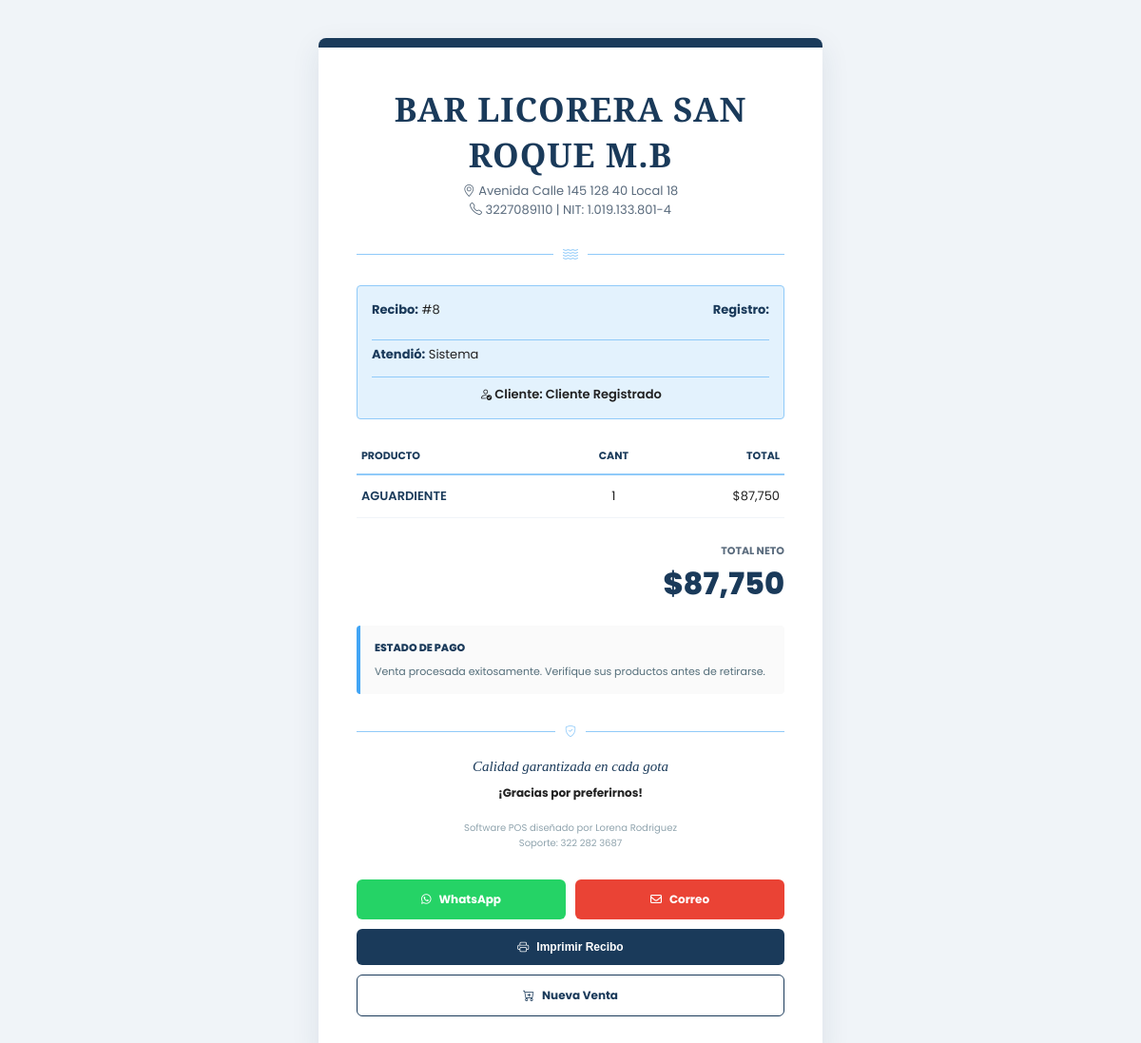
The page /ventas/comprobante/8 (signed in) on the database its author committed.
### models.py (models this page shows)
class Venta(db.Model):
    __tablename__ = 'venta'
    id = db.Column(db.Integer, primary_key=True)
    fecha = db.Column(db.DateTime, default=datetime.utcnow)
    total = db.Column(db.Float)
    usuario_id = db.Column(db.Integer, db.ForeignKey('usuario.id'))
    cliente_id = db.Column(db.Integer, db.ForeignKey('cliente.id'))
    tipo_pago = db.Column(db.String(50))
    detalle_pago = db.Column(db.Text)
    detalles = db.relationship('VentaDetalle', backref='venta', lazy=True)
    vendedor = db.relationship('Usuario', backref='ventas_realizadas', lazy=True)
    comprador = db.relationship('Cliente', backref='compras_realizadas', lazy=True)

class VentaDetalle(db.Model):
    __tablename__ = 'venta_detalle'
    id = db.Column(db.Integer, primary_key=True)
    venta_id = db.Column(db.Integer, db.ForeignKey('venta.id'))
    producto_id = db.Column(db.Integer, db.ForeignKey('producto.id'))
    cantidad = db.Column(db.Integer)
    precio_unitario = db.Column(db.Float)
    subtotal = db.Column(db.Float)
    producto = db.relationship("Producto")

class Producto(db.Model):
    __tablename__ = 'producto'
    id = db.Column(db.Integer, primary_key=True)
    codigo = db.Column(db.String(100), unique=True, nullable=True)
    codigo_barra = db.Column(db.String(100), unique=True, nullable=True)
    nombre = db.Column(db.String(100), nullable=False)
    descripcion = db.Column(db.String(255))
    marca = db.Column(db.String(100))
    cantidad = db.Column(db.Integer, default=0)
    valor_venta = db.Column(db.Float)
    valor_interno = db.Column(db.Float)
    precio_unit = db.Column(db.Float)
    precio_costo = db.Column(db.Float)
    stock_minimo = db.Column(db.Integer, default=5)

### routes/ventas.py (the view)
@ventas_bp.route('/ventas/comprobante/<int:venta_id>')
@login_required
def encomprobante_final(venta_id):
    venta = Venta.query.get_or_404(venta_id)
    detalles = VentaDetalle.query.filter_by(venta_id=venta_id).all()
    cliente = Cliente.query.get(venta.cliente_id)
    return render_template('comprobante.html', venta=venta, detalles=detalles, cliente=cliente)

### utils/time_utils.py (called while the page is built)
def obtener_hora_colombia():
    return datetime.now(TIMEZONE_CO)

### templates/comprobante.html (shortened to what this page needs)
<!DOCTYPE html>
<html lang="es">
<head>
    <link href="https://cdn.jsdelivr.net/npm/bootstrap-icons@1.10.5/font/bootstrap-icons.css" rel="stylesheet">
    <link rel="stylesheet" href="https://cdnjs.cloudflare.com/ajax/libs/font-awesome/6.0.0-beta3/css/all.min.css">
</head>
<body class="{% if es_pdf %}pdf-mode{% endif %}">
<div class="main-wrapper">
    <div class="header">
        <h3>BAR LICORERA SAN ROQUE M.B  </h3>
        <div class="store-info">
            <i class="bi bi-geo-alt"></i> Avenida Calle 145 128 40 Local 18<br>
            <i class="bi bi-telephone"></i> 3227089110  | NIT: 1.019.133.801-4
        </div>
    </div>
    <div class="divider"><i class="bi bi-water"></i></div>
    <div class="info-details">
        <div><b>Recibo:</b> #{{ venta.id }}</div>
        <div style="text-align: right;"><b>Registro:</b></div>
        <div style="grid-column: span 2; border-top: 1px solid var(--azul-medio); padding-top: 5px; margin-top: 5px;">
            <b>Atendió:</b> {{ venta.usuario.username if venta.usuario else 'Sistema' }}
        </div>
        <div class="client-box">
            <i class="bi bi-person-check"></i> Cliente:
            {% if venta.cliente_id and venta.cliente_id != 1 %}
                {{ venta.cliente.nombre if venta.cliente else 'Cliente Registrado' }}
            {% else %}
                Consumidor Final
            {% endif %}
        </div>
    </div>
    <table>
        <thead>
            <tr>
                <th>Producto</th>
                <th style="text-align: center;">Cant</th>
                <th style="text-align: right;">Total</th>
            </tr>
        </thead>
        <tbody>
            {% for detalle in detalles %}
            <tr>
                <td>
                    <span class="prod-name">{{ detalle.producto.nombre }}</span>
                </td>
                <td style="text-align: center;">{{ detalle.cantidad }}</td>
                <td style="text-align: right;">${{ "{:,.0f}".format(detalle.subtotal) }}</td>
            </tr>
            {% endfor %}
        </tbody>
    </table>
    <div class="summary-box">
        <span class="total-label">TOTAL NETO</span>
        <span class="total-amount">${{ "{:,.0f}".format(venta.total) }}</span>
    </div>
    <div class="payment-card">
        <span class="title">Estado de Pago</span>
        <p style="font-size: 11px; margin: 0; color: #546e7a;">
            Venta procesada exitosamente. Verifique sus productos antes de retirarse.
        </p>
    </div>
    <div class="footer">
        <div class="divider"><i class="bi bi-shield-check"></i></div>
        <div class="slogan">Calidad garantizada en cada gota</div>
        <p style="margin-top: 10px;"><b>¡Gracias por preferirnos!</b></p>
        <p style="font-size: 10px; color: #90a4ae; margin-top: 20px;">
            Software POS diseñado por Lorena Rodriguez<br>
            Soporte: 322 282 3687
        </p>
    </div>
    <div class="no-print">
        <a href="https://wa.me/{{ telefono_cliente }}?text={{ mensaje_url }}" target="_blank" class="btn btn-ws">
            <i class="fab fa-whatsapp"></i> WhatsApp
        </a>
        <a href="mailto:{{ cliente_email }}?subject=Recibo de Venta #{{ venta.id }} - Licorera San Roque M.B&body=Hola! Adjuntamos el enlace para descargar tu recibo de compra por valor de ${{ "{:,.0f}".format(venta.total) }}: {{ pdf_link }}" class="btn btn-mail">
            <i class="far fa-envelope"></i> Correo
        </a>
        <button onclick="window.print()" class="btn btn-blue">
            <i class="bi bi-printer"></i> Imprimir Recibo
        </button>
        <a href="{{ url_for('ventas.nueva_venta') }}" class="btn btn-outline">
            <i class="bi bi-cart-plus"></i> Nueva Venta
        </a>
    </div>
</div>
</body>
</html>

### templates/comprobante.html (style rules this page uses)
:root { --azul-principal: #1a3a5a; --azul-pastel: #e3f2fd; --azul-medio: #90caf9; --azul-acento: #42a5f5; --whatsapp: #25d366; --gmail: #ea4335; --blanco: #ffffff; --negro: #212121; }
body { margin: 0; padding: 0; background: #f0f4f8; font-family: "Poppins", sans-serif; color: var(--negro); }
.main-wrapper { max-width: 450px; margin: 40px auto; padding: 40px; background: var(--blanco); border-radius: 8px; border-top: 10px solid var(--azul-principal); box-shadow: 0 10px 30px rgba(26, 58, 90, 0.1); position: relative; }
.header { text-align: center; margin-bottom: 25px; }
.header h3 { font-family: 'Playfair Display', serif; font-size: 2.2em; margin: 0; color: var(--azul-principal); text-transform: uppercase; letter-spacing: 1px; }
.header .store-info { font-size: 13px; color: #5a6b7d; line-height: 1.5; margin-top: 5px; }
.divider { display: flex; align-items: center; text-align: center; margin: 20px 0; color: var(--azul-medio); }
.divider::before, .divider::after { content: ''; flex: 1; border-bottom: 1px solid var(--azul-medio); }
.divider i { padding: 0 10px; }
.info-details { display: grid; grid-template-columns: 1fr 1fr; gap: 8px; font-size: 13px; background: var(--azul-pastel); padding: 15px; border-radius: 4px; border: 1px solid var(--azul-medio); }
.info-details div b { color: var(--azul-principal); }
.client-box { grid-column: span 2; border-top: 1px solid var(--azul-medio); padding-top: 8px; margin-top: 5px; text-align: center; font-weight: 600; }
table { width: 100%; border-collapse: collapse; margin: 20px 0; }
thead th { text-align: left; font-size: 11px; text-transform: uppercase; color: var(--azul-principal); border-bottom: 2px solid var(--azul-medio); padding: 10px 5px; }
tbody td { padding: 12px 5px; font-size: 13px; border-bottom: 1px solid #f0f4f8; }
.prod-name { font-weight: 600; display: block; color: var(--azul-principal); }
.summary-box { text-align: right; margin-top: 10px; }
.total-label { font-size: 11px; font-weight: 700; color: #5a6b7d; }
.total-amount { font-size: 32px; font-weight: 800; color: var(--azul-principal); display: block; }
.payment-card { background: #fafafa; padding: 15px; border-left: 4px solid var(--azul-acento); border-radius: 4px; margin-top: 20px; }
.payment-card .title { font-size: 11px; font-weight: 800; text-transform: uppercase; margin-bottom: 8px; display: block; color: var(--azul-principal); }
.footer { text-align: center; margin-top: 30px; font-size: 12px; }
.slogan { font-family: 'Playfair Display', serif; font-style: italic; font-size: 15px; color: var(--azul-principal); margin: 10px 0; }
.no-print { margin-top: 30px; display: grid; grid-template-columns: 1fr 1fr; gap: 10px; }
.btn { padding: 12px 10px; border-radius: 6px; text-decoration: none; font-weight: bold; font-size: 12px; transition: 0.3s; cursor: pointer; border: none; display: flex; align-items: center; justify-content: center; gap: 8px; color: white; }
.btn-ws { background: var(--whatsapp); }
.btn-mail { background: var(--gmail); }
.btn-blue { background: var(--azul-principal); grid-column: span 2; }
.btn-outline { border: 1px solid var(--azul-principal); color: var(--azul-principal); background: transparent; grid-column: span 2; }

### rows shown on the page
Venta: id "8", total "87,750"
VentaDetalle: producto.nombre "AGUARDIENTE", cantidad "1", subtotal "87,750"

### other values the page prints
{{ venta.usuario.username if venta.usuario else 'Sistema' }} "Sistema"
{{ venta.cliente.nombre if venta.cliente else 'Cliente Registrado' }} "Cliente Registrado"
